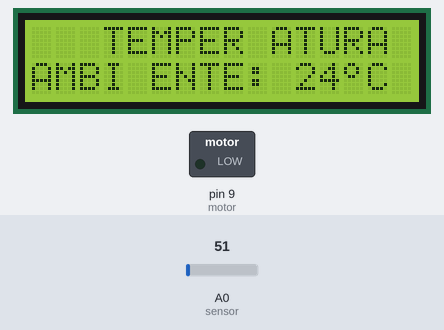
The sketch below on a simulated Arduino Uno, built with avr-gcc and run on an emulated ATmega328P. Parts: 16×2 character LCD, switched loads named in the sketch (green lamp = pin HIGH). Inputs (shaded band) come from the test bench; at power-on: A0 (sensor) = 51.

Above: at 1.2 s.
1.3 s: A0 (sensor) set to 61
At 1.9 s:
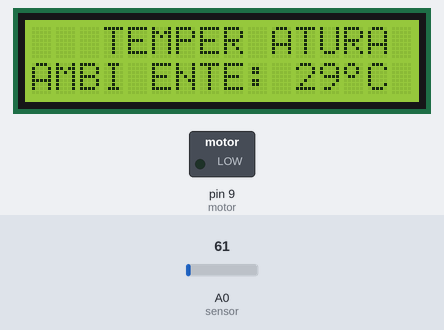
4.3 s: A0 (sensor) set to 71
At 5.0 s:
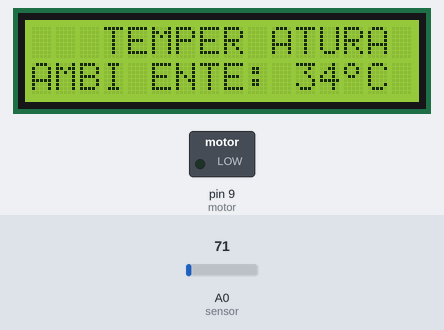
6.1 s: A0 (sensor) set to 86
At 6.5 s:
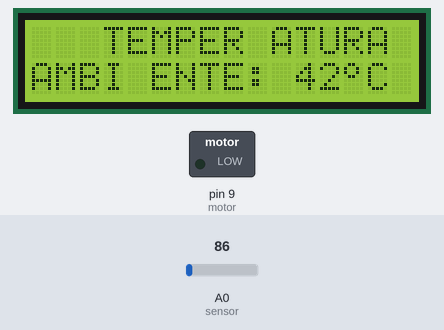
Timing chart, 0 to 9.1 s (numbered marks = the images above; inputs shaded):
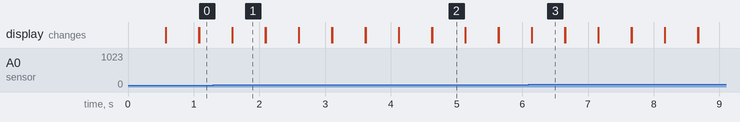

The sketch:

proyecto1.ino
```cpp
#include <LiquidCrystal.h>

//Instanciamos LiquidCrystal:
LiquidCrystal lcd(1 ,2, 4, 5, 6, 7);

//Entrada analógica LM35:
const int sensor = 0;

//Variables de LM35:
long milivolts;
long temperature;

//Símbolo grados
byte grado[8] = {
  0b00001100,     // Los definimos como binarios 0bxxxxxxx
  0b00010010,
  0b00010010,
  0b00001100,
  0b00000000,
  0b00000000,
  0b00000000,
  0b00000000
};

//Salida analógica de Motor:
const int motor = 9;

void setup() {
  lcd.begin(16, 2);
  lcd.clear();
  lcd.createChar(1,grado);
  pinMode(motor, OUTPUT);
  //lcd.cursor();
}

void loop() {
  milivolts = (analogRead(sensor) * 5000L) / 1023;
  temperature = milivolts/10;

  //analogWrite(motor, analogRead(sensor)/4);
  //digitalWrite(motor, HIGH);
  lcd.setCursor(14,0);
  //lcd.leftToRight();
  lcd.rightToLeft();
  lcd.print("ARUTA REPMET");
  lcd.setCursor(0, 1);
  lcd.leftToRight();
  lcd.print("AMBI ENTE: ");
  lcd.print(temperature);
  lcd.write(1);
  lcd.print("C");


  //lcd.setCursor(14, 0);
  delay(500);
  lcd.clear();

}
```

Measured:
- after the input at 1.3 s, the display: first differs from a run without the input after 0.29 s (image 1)
- after the input at 4.3 s, the display: first differs from a run without the input after 0.33 s (image 2)
- after the input at 6.1 s, the display: first differs from a run without the input after 0.05 s (image 3)
- what the display in image 1 shows lasts 0.5 s, from 1.6 s to 2.1 s
